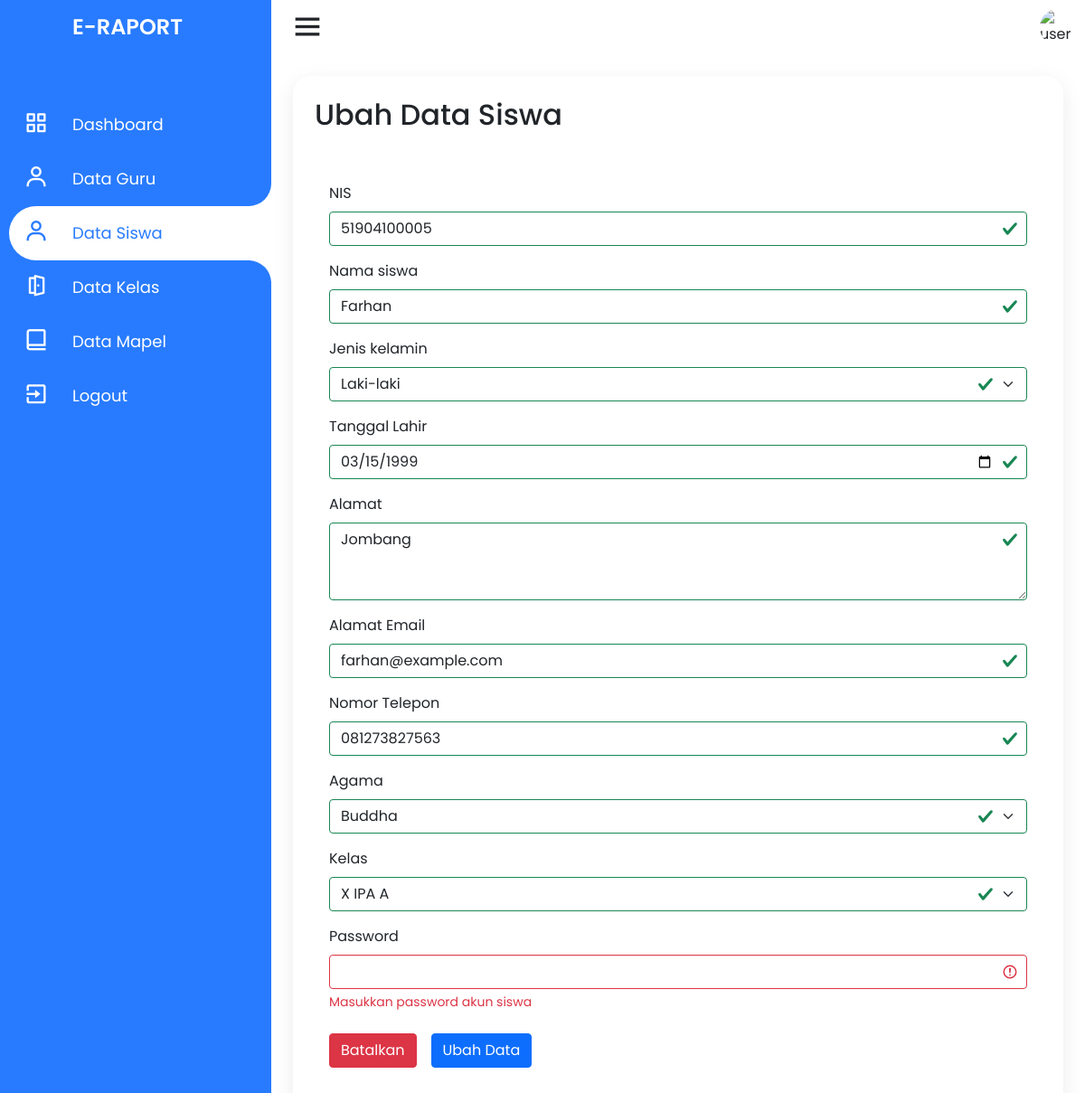
The page /admin/ubah-data-siswa?nis=51904100005 (signed in) on the database as committed earlier.
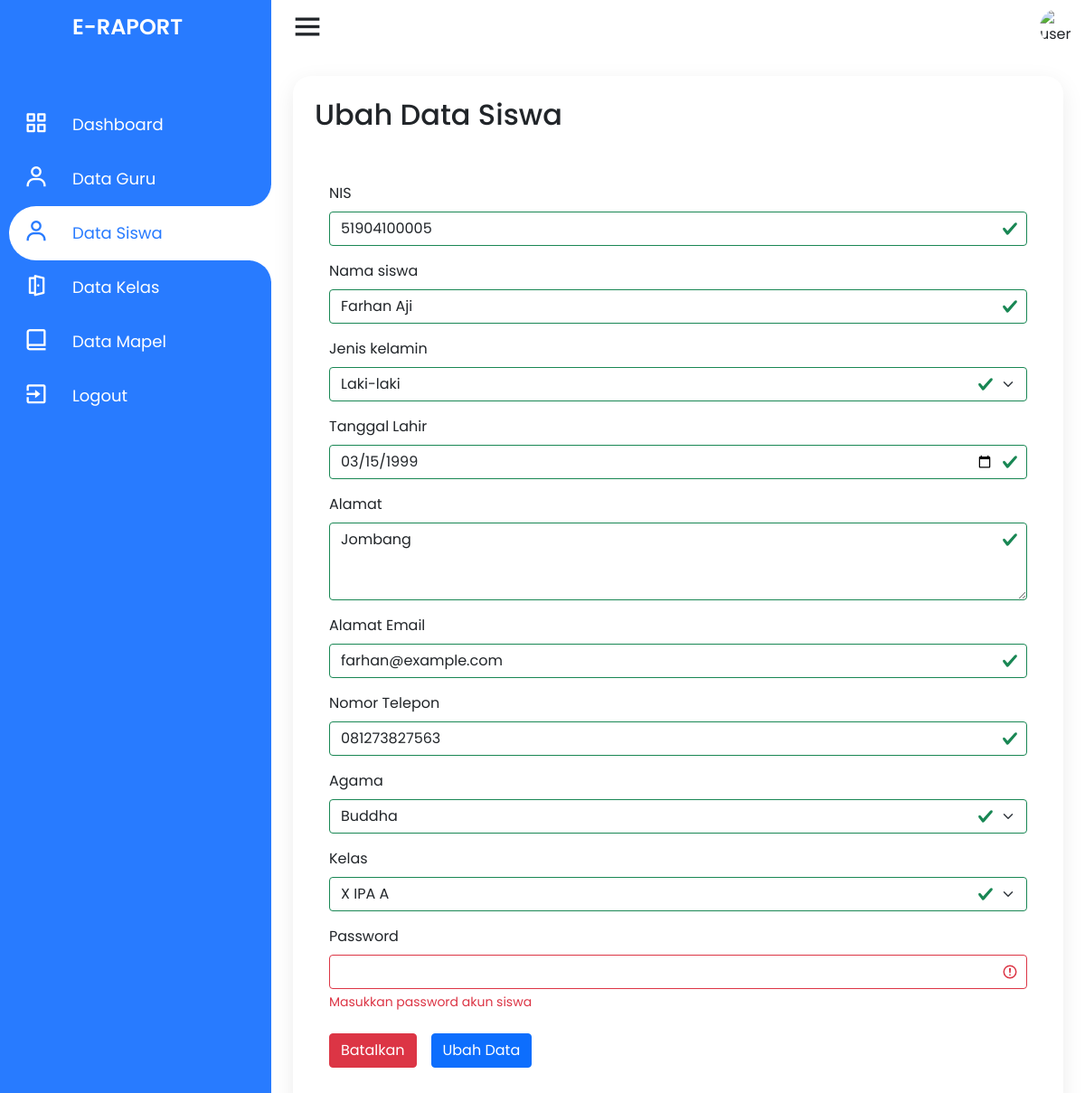
The same page on the database as committed later.
### tables this page shows
CREATE TABLE `siswa` (
  `nis` varchar(11) NOT NULL,
  `nama_siswa` varchar(50) NOT NULL,
  `jenis_kelamin` enum('Laki-laki','Perempuan') NOT NULL,
  `alamat` text NOT NULL,
  `email` varchar(50) NOT NULL,
  `no_telp` varchar(14) NOT NULL,
  `agama` enum('Islam','Kristen','Katolik','Hindu','Buddha','Konghuchu') NOT NULL,
  `id_kelas` int(11) NOT NULL,
  `tanggal_lahir` date NOT NULL,
  `password` varchar(255) NOT NULL,
  PRIMARY KEY (`nis`),
  KEY `siswa_ibfk_1` (`id_kelas`),
  CONSTRAINT `siswa_ibfk_1` FOREIGN KEY (`id_kelas`) REFERENCES `kelas` (`id_kelas`) ON DELETE CASCADE ON UPDATE CASCADE
);

### admin/ubah-data-siswa.php (the view, shortened to what the changed rows need)
<?php
require_once dirname(__FILE__) . '/../connection.php';
if (isset($_GET['nis'])) {
    $siswaid = $_GET['nis'];
} else {
    header('location: data-siswa');
}
?>
<!DOCTYPE html>
<html lang="en" dir="ltr">
<head>
    <link rel="stylesheet" href="style.css">
    <link href='https://unpkg.com/boxicons@2.0.7/css/boxicons.min.css' rel='stylesheet'>
    <link href="https://cdn.jsdelivr.net/npm/bootstrap@5.1.3/dist/css/bootstrap.min.css" rel="stylesheet">
    <link rel="stylesheet" href="../assets/css/style.css">
</head>
<body>
    <div class="container">
        <div class="navigation">
            <ul>
                <li>
                    <a href="#">
                        <h1 class="title">E-Raport</h1>
                    </a>
                </li>
            </ul>
        </div>
    </div>
    <div class="main">
        <div class="konten">
            <h2 class="konten_title">
                Ubah Data Siswa
            </h2>
            <div class="konten_isi">
                <?php
                $result_siswa = $conn->query("SELECT * FROM siswa WHERE nis = $siswaid LIMIT 1");
                if ($result_siswa && $result_siswa->num_rows > 0) {
                    while ($row = $result_siswa->fetch_assoc()) {
                ?>
                        <form action="../controller/action_siswa" method="post" class="konten_ubah_nilai was-validated">
                            <div class="mb-3">
                                <label for="nisSiswa" class="form-label">NIS</label>
                                <input type="text" name="nis" class="form-control" id="nisSiswa" required value="<?php echo $row['nis']; ?>">
                            </div>
                            <div class="mb-3">
                                <label for="namaSiswa" class="form-label">Nama siswa</label>
                                <input type="text" name="nama" class="form-control" id="namaSiswa" required value="<?php echo $row['nama_siswa']; ?>">
                            </div>
                            <div class="mb-3">
                                <label for="jkSiswa" class="form-label">Jenis kelamin</label>
                                <select name="jenkel" class="form-select" id="jkSiswa" required value="<?php echo $row['jenis_kelamin']; ?>">
                                    <option value="Laki-laki" selected>Laki-laki</option>
                                </select>
                            </div>
                            <div class="mb-3">
                                <label for="tanggalLahirSiswa" class="form-label">Tanggal Lahir</label>
                                <input type="date" name="tanggallahir" class="form-control" id="tanggalLahirSiswa" required value="<?php echo $row['tanggal_lahir']; ?>">
                            </div>
                            <div class="mb-3">
                                <label for="alamatSiswa" class="form-label">Alamat</label>
                                <textarea class="form-control" name="alamat" id="alamatSiswa" rows="3" required><?php echo $row['alamat']; ?></textarea>
                            </div>
                            <div class="mb-3">
                                <label for="emailSiswa" class="form-label">Alamat Email</label>
                                <input type="email" name="email" class="form-control" id="emailSiswa" placeholder="name@example.com" required value="<?php echo $row['email']; ?>">
                            </div>
                            <div class="mb-3">
                                <label for="noTelpSiswa" class="form-label">Nomor Telepon</label>
                                <input type="number" name="telepon" class="form-control" id="noTelpSiswa" placeholder="08123456789" required value="<?php echo $row['no_telp']; ?>">
                            </div>
                            <div class="mb-3">
                                <label for="agamaSiswa" class="form-label">Agama</label>
                                <select name="agama" class="form-select" id="agamaSiswa" required value="<?php echo $row['agama']; ?>">
                                    <option value="Buddha" selected>Buddha</option>
                                </select>
                            </div>
                            <div class="mb-3">
                                <label for="kelasSiswa" class="form-label">Kelas</label>
                                <select name="kelas" class="form-select" id="kelasSiswa" required value="<?php echo $row['id_kelas']; ?>">
                                    <?php
                                    $result_kelas = $conn->query("SELECT * FROM kelas");
                                    if ($result_kelas && $result_kelas->num_rows > 0) {
                                        while ($row = $result_kelas->fetch_assoc()) {
                                            echo "
                                    <option value='${row['id_kelas']}'>${row['nama_kelas']}</option>
                                ";
                                        }
                                    }
                                    ?>
                                </select>
                            </div>
                            <div class="mb-3">
                                <label for="passwordSiswa" class="form-label">Password</label>
                                <input type="password" name="passsiswa" class="form-control" id="passwordSiswa" required>
                                <div class="invalid-feedback">
                                    Masukkan password akun siswa
                                </div>
                            </div>
                            <div class="konten_ubah_nilai_opsi">
                                <button onclick="window.location.replace('../admin/data-siswa'); return false;" type="button" class="btn btn-danger">Batalkan</button>
                                <button type="submit" name="ubah-siswa" class="btn btn-primary">Ubah Data</button>
                            </div>
                        </form>
                <?php
                    }
                }
                ?>
            </div>
        </div>
    </div>
</body>
</html>

Rows that differ between the two databases and show on the page:
changed siswa "Laki-laki": nama "Farhan" → "Farhan Aji"
